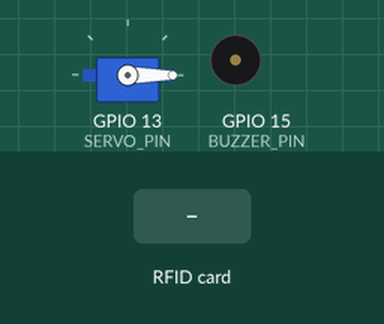
The sketch below on a simulated ESP32. On the bench: servo, buzzer (waves = sounding, pin HIGH). Inputs (shaded band) come from the test bench. What the sketch prints to the serial monitor is not drawn.

Above: at 1.2 s.
1.3 s: RFID card B7 7E D5 05 held to the reader
At 1.77 s:
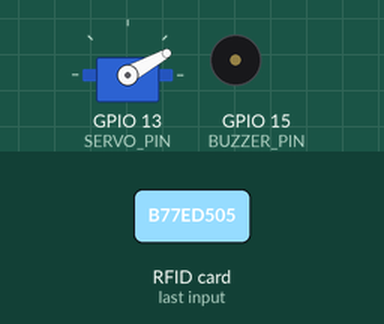
At 2.9 s:
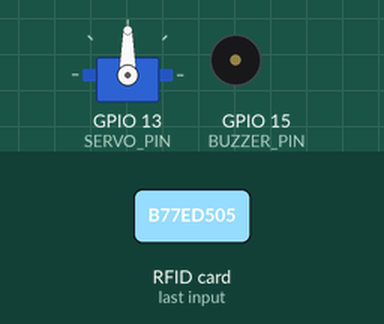
Timing chart, 0 to 10.3 s (numbered marks = the images above; inputs shaded):
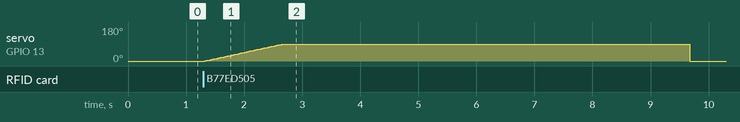

Measured:
- after the input at 1.3 s, servo on GPIO 13 (SERVO_PIN): rises from 0° to 90° in 1.4 s, then falls to 0° in 7.0 s

The sketch:

rfid_door_lock.ino
```cpp
#include <SPI.h>
#include <MFRC522.h>
#include <ESP32Servo.h>

#define SS_PIN      21
#define RST_PIN     22
#define SERVO_PIN   13
#define BUZZER_PIN  15 // Define the pin for the buzzer

// Servo positions (adjust for your flap)
const int LOCK_POS    = 0;   // Horn blocks the door
const int UNLOCK_POS = 90;   // Horn moves away
const uint32_t UNLOCK_TIME_MS = 7000; // Unlocked duration

// Authorized UID updated with your new card
byte authorizedUID[4] = {0xB7, 0x7E, 0xD5, 0x05};

MFRC522 mfrc522(SS_PIN, RST_PIN);
Servo lockServo;

bool checkUID(byte *readUID) {
  for (byte i = 0; i < 4; i++) {
    if (readUID[i] != authorizedUID[i]) return false;
  }
  return true;
}

void setLocked(bool locked) {
  lockServo.write(locked ? LOCK_POS : UNLOCK_POS);
}

// New function to slowly move the servo to the unlock position
void unlockSlowly() {
  for (int pos = LOCK_POS; pos <= UNLOCK_POS; pos += 1) { // Moves 1 degree at a time
    lockServo.write(pos);
    delay(15); // Adjust this delay to change the speed (higher value = slower)
  }
}

void setup() {
  Serial.begin(115200);
  SPI.begin();
  mfrc522.PCD_Init();

  // Initialize the buzzer pin as an output
  pinMode(BUZZER_PIN, OUTPUT);
  digitalWrite(BUZZER_PIN, LOW); // Ensure buzzer is off initially

  lockServo.setPeriodHertz(50); // Servo frequency
  lockServo.attach(SERVO_PIN, 500, 2500);

  setLocked(true); // Start locked
  Serial.println("Smart RFID Lock Ready. Present your card...");
}

void loop() {
  if (!mfrc522.PICC_IsNewCardPresent() || !mfrc522.PICC_ReadCardSerial()) return;

  byte readUID[4];
  Serial.print("Scanned UID: ");
  for (byte i = 0; i < 4; i++) {
    readUID[i] = mfrc522.uid.uidByte[i];
    Serial.print(readUID[i], HEX); Serial.print(" ");
  }
  Serial.println();

  if (checkUID(readUID)) {
    Serial.println("Access Granted ✅ Unlocking slowly...");
    unlockSlowly(); // Use the new slow unlock function
    delay(UNLOCK_TIME_MS);
    Serial.println("Relocking...");
    setLocked(true); // Keep the fast lock
  } else {
    Serial.println("Access Denied ❌");
    // --- Buzzer logic for denied access ---
    Serial.println("Sounding alarm...");
    digitalWrite(BUZZER_PIN, HIGH); // Turn buzzer on
    delay(3000);                    // Keep it on for 3 seconds
    digitalWrite(BUZZER_PIN, LOW);  // Turn buzzer off
  }

  mfrc522.PICC_HaltA();
  mfrc522.PCD_StopCrypto1();
}
```
